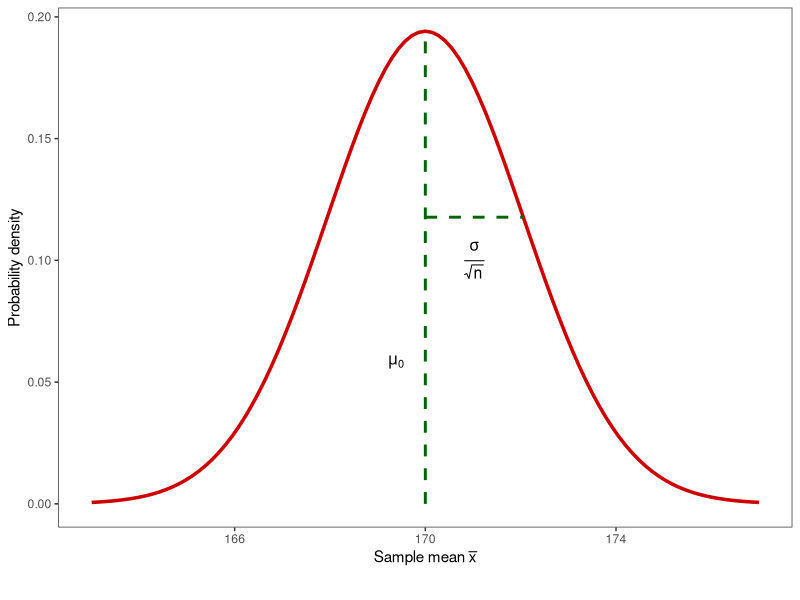
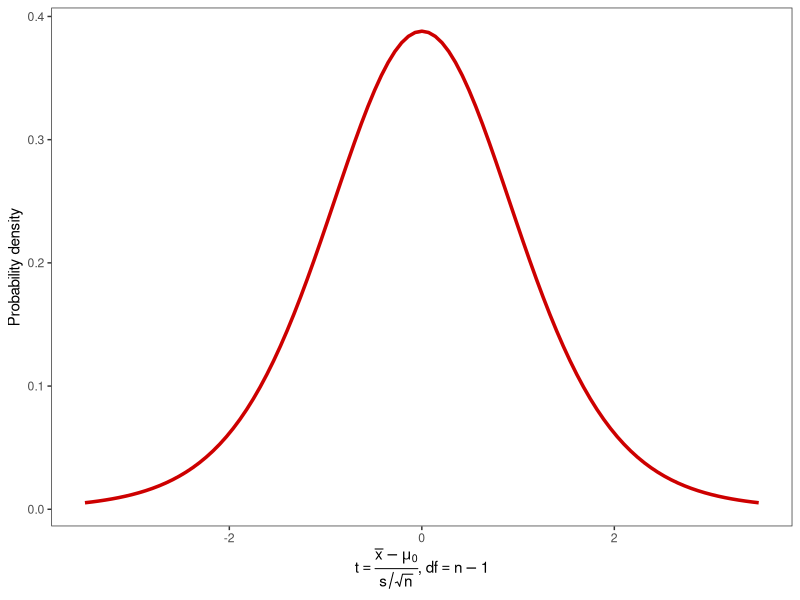
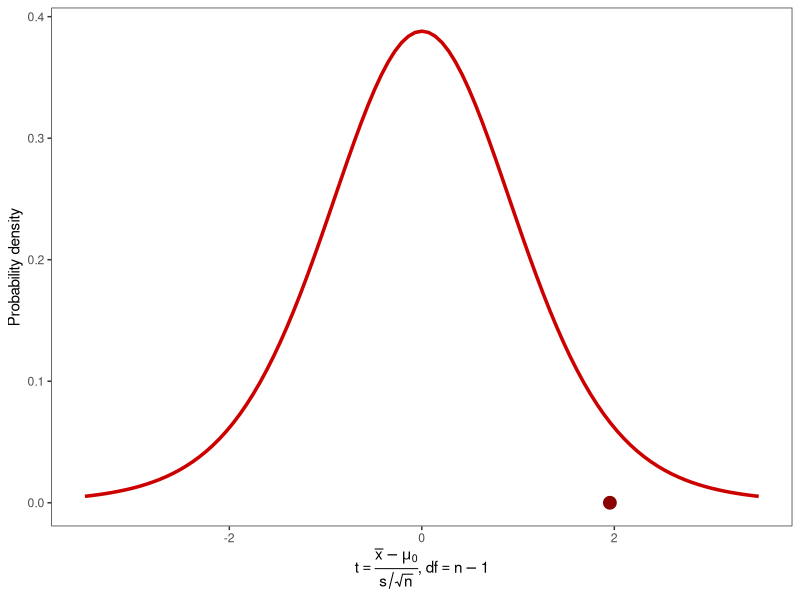
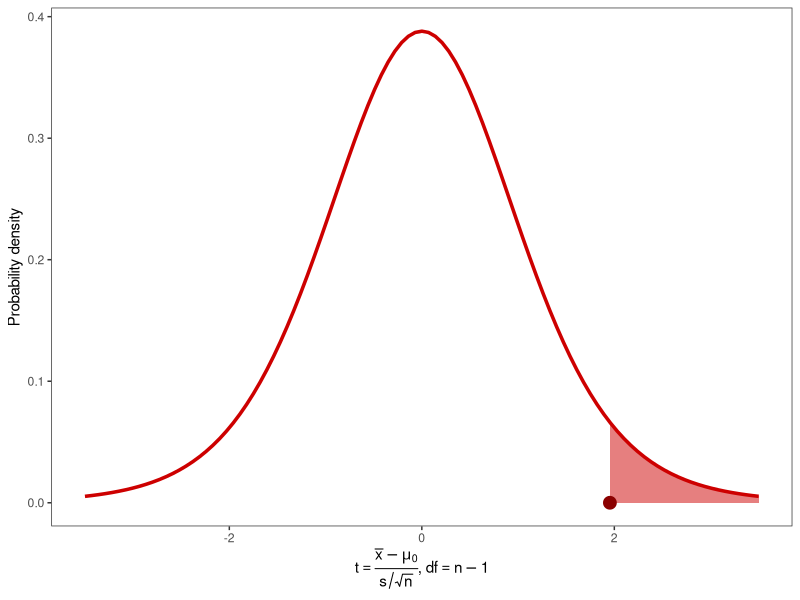
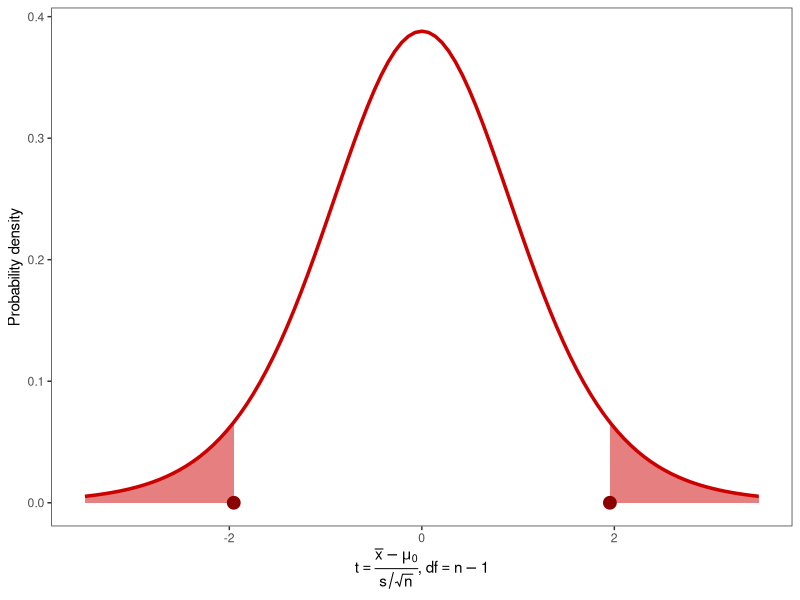
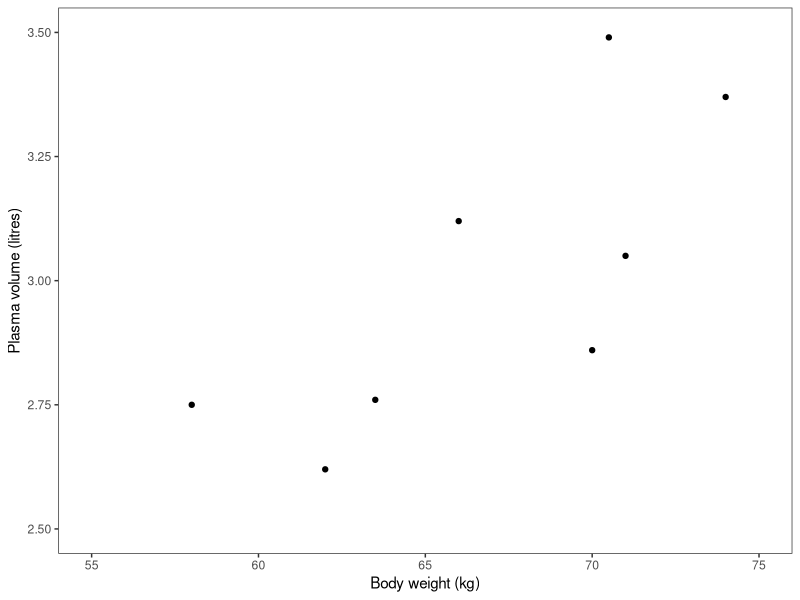
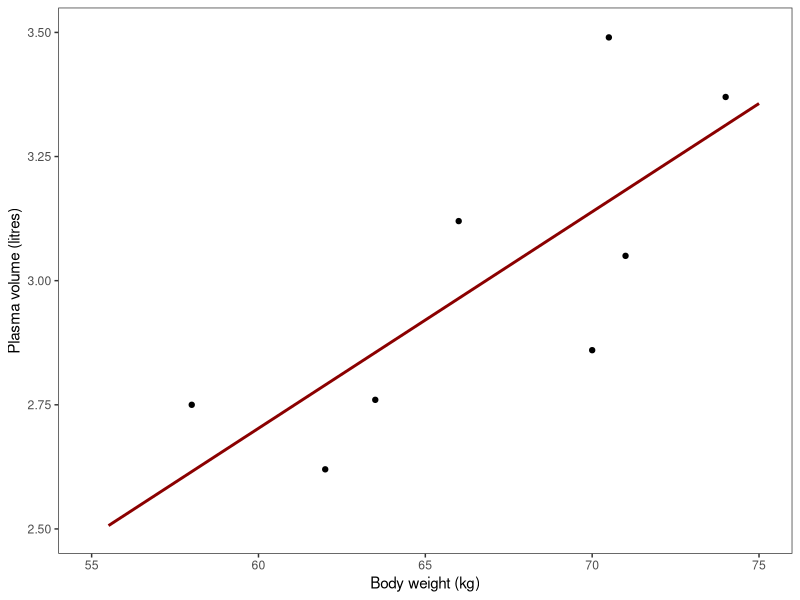
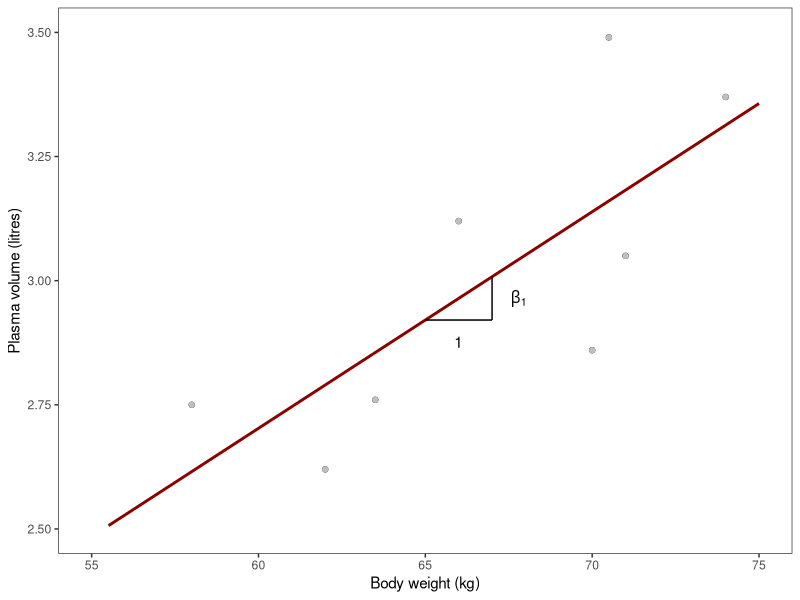

Write the R code that produced these figures, in order.
## ---- chunk 1
knitr::opts_chunk$set(echo = FALSE, warning = FALSE, message = FALSE, cache = TRUE)
## knitr::opts_knit$set(global.device = TRUE)
library(viridis)
library(tidyverse)
library(kableExtra)
options("kableExtra.html.bsTable" = TRUE, knitr.kable.NA = "")

## ---- chunk 2
set.seed(6763147)
mheight <- rnorm(10, 171.5, 6.5)
## ---- chunk 3
mu0 <- 170
sigma <- 6.5
n <- 10
se <- sigma / sqrt(n)

xlim <- c(163, 177)

mu0dens <- ggplot(data.frame(height = xlim), aes(height)) +
  theme_bw() +
  theme(panel.grid = element_blank()) +
  scale_x_continuous(expression(atop(paste("Sample mean ", bar(x)), ))) +
  ylab("Probability density") +
  stat_function(fun = dnorm,
                args = list(mean = mu0, sd = se),
                color = "red3", size = 1.2) +
  annotate("segment", x = mu0, xend = mu0, y = 0, yend = 1.0 * dnorm(0, sd = se),
           size = 1.0, color = "darkgreen", linetype = "dashed") +
  annotate("text", label = "mu[0]", x = mu0 - 0.3*se, y = 0.3*dnorm(0, sd = se), parse = TRUE, size = 4) +
  annotate("segment", x = mu0, xend = mu0 + se, y = dnorm(1) / se, yend = dnorm(1) / se,
           size = 1.0, color = "darkgreen", linetype = "dashed") +
  annotate("text", label = "frac(sigma, sqrt(n))", x = mu0 + 0.5*se, y = 0.85 * dnorm(1) / se , parse = TRUE, size = 4)

mu0dens
## ---- chunk 4

xlim_t <- c(-3.5, 3.5)

t0dens <- ggplot(data.frame(t = xlim_t), aes(t)) +
  theme_bw() +
  theme(panel.grid = element_blank()) +
  xlab(expression(paste(t == frac(bar(x) - mu[0], s/sqrt(n)), ", ", df == n-1))) +
  ylab("Probability density") +
  stat_function(fun = dt,
                args = list(df = n - 1),
                color = "red3", size = 1.2)
t0dens
## ---- chunk 5
t0 <- (mean(mheight) - mu0)/(sd(mheight)/sqrt(n))

t0dens +
  annotate("point", x=t0, y=0, color = "darkred", size=4)
## ---- chunk 6
x <- mheight
t0 <- (mean(mheight) - mu0)/(sd(mheight)/sqrt(n))

t0dens +
   stat_function(fun = dt,
                xlim = c(t0, xlim_t[2]),
                args = list(df = n - 1),
                geom = "area",
                fill = "red3", alpha = 0.5) +
  annotate("point", x=t0, y=0, color = "darkred", size=4)
  
## ---- chunk 7
x <- c(170.0, 182.9, 182.3, 176.6, 172.4, 
       180.9, 168.9, 177.8, 159.6, 173.1)
xbar <- mean(x); 
s <- sd(x); 
n <- length(x)

t_stat <- (xbar - 170) / (s / sqrt(n))
## ---- chunk 8
t0dens +
   stat_function(fun = dt,
                xlim = c(t0, xlim_t[2]),
                args = list(df = n - 1),
                geom = "area",
                fill = "red3", alpha = 0.5) +
     stat_function(fun = dt,
                xlim = c(xlim_t[1], -t0),
                args = list(df = n - 1),
                geom = "area",
                fill = "red3", alpha = 0.5) +
  annotate("point", x=t0, y=0, color = "darkred", size=4) +
  annotate("point", x=-t0, y=0, color = "darkred", size=4)
## ---- chunk 9
x <- c(170.0, 182.9, 182.3, 176.6, 172.4, 
       180.9, 168.9, 177.8, 159.6, 173.1)
xbar <- mean(x); 
s <- sd(x); 
n <- length(x)

t_stat <- (xbar - 170) / (s / sqrt(n))
## ---- chunk 10
## Kirkwood and Sterne, Example 7.2
smokers <- c(3.18, 2.74, 2.90, 3.27, 3.65, 3.42, 3.23, 2.86, 3.60, 3.65, 3.69, 3.53, 2.38, 2.34)
nonsmokers <- c(3.99, 3.89, 3.60, 3.73, 3.31, 3.70, 4.08, 3.61, 3.83, 3.41, 4.13, 3.36, 3.54, 3.51, 2.71)
## ---- chunk 11
xbar1 <- mean(smokers); xbar0 <- mean(nonsmokers)
s1 <- sd(smokers); s0 <- sd(nonsmokers)
n1 <- length(smokers); n0 <- length(nonsmokers)

xbar_diff <- xbar1 - xbar0
s_pooled <- sqrt(((n1-1)*s1^2 + (n0-1)*s0^2) /
                   (n1+n0-2))
se_diff <- s_pooled * sqrt(1/n1 + 1/n0)

t_stat <- (xbar1 - xbar0) / (se_diff)
## ---- chunk 12
t.test(smokers, nonsmokers, var.equal = TRUE)
## ---- chunk 13
## Kirkwood and Sterne, Example 7.3
sleep <- data.frame(patient = 1:10,
                    drug = c(6.1, 6.0, 8.2, 7.6, 6.5, 5.4, 6.9, 6.7, 7.4, 5.8),
                    placebo = c(5.2, 7.9, 3.9, 4.7, 5.3, 7.4, 4.2, 6.1, 3.8, 7.3))
## ---- chunk 14
diff <- sleep$drug - sleep$placebo
xbar1 <- mean(sleep$drug); xbar0 <- mean(sleep$placebo)

xbar_diff <- mean(diff)  # equivalent: xbar1 - xbar0
s <- sd(diff)
se_diff <- s / sqrt(nrow(sleep))

t_stat <- mean(diff) / (se_diff)
## ---- chunk 15
ems_ex10_1 <- data.frame(subject = 1:8,
                         weight = c(58, 70, 74, 63.5, 62, 70.5, 71, 66),
                         plasma = c(2.75, 2.86, 3.37, 2.76, 2.62, 3.49, 3.05, 3.12)) 

lm_ex10_1 <- lm(plasma ~ weight, ems_ex10_1)

ems_ex10_1$fitted <- lm_ex10_1$fitted.values

gg_ex10_1 <- ggplot(ems_ex10_1, aes(weight, plasma)) +
  geom_point() +
  theme_bw() +
  scale_x_continuous("Body weight (kg)", limits = c(55, 75)) +
  scale_y_continuous("Plasma volume (litres)", limits = c(2.5, 3.5)) +
  theme(panel.grid = element_blank())

ems_ex10_1 %>%
  select(-fitted) %>%
  knitr::kable(align="c", col.names = c("Subject", "Body weight (kg)", "Plasma\nvolume (litres)")) %>%
  kable_styling(bootstrap_options = "striped", full_width = FALSE)

## ---- chunk 16
gg_ex10_1
## ---- chunk 17

## ---- chunk 18
gg_ex10_1 +
  geom_smooth(method = "lm", se = FALSE, color = "darkred", fullrange = TRUE)
## ---- chunk 19
gg_ex10_1 +
  geom_smooth(method = "lm", se = FALSE, color = "darkred", fullrange = TRUE) +
  geom_point(color = "grey") +
  annotate("segment", x = 65, xend = 67, 
           y = coef(lm_ex10_1) %*% c(1, 65), 
           yend = coef(lm_ex10_1) %*% c(1, 65)) +
  annotate("segment", x = 67, xend = 67, 
           y = coef(lm_ex10_1) %*% c(1, 65), 
           yend = coef(lm_ex10_1) %*% c(1, 67)) +
  annotate("text", label = 1,
           x = 66, y = coef(lm_ex10_1) %*% c(1, 65) * 0.985) +
    annotate("text", label = "beta[1]",  parse = TRUE,
           x = 67.8, y = coef(lm_ex10_1) %*% c(1, 66))
             

## ---- chunk 20
gg_ex10_1 +
  geom_smooth(method = "lm", se = FALSE, color = "darkred", fullrange = TRUE) +
  geom_segment(aes(xend = weight, yend = fitted), linetype = "dashed") 
## ---- chunk 21

## ---- chunk 22

## ---- chunk 23
pv <- data.frame(subject = 1:8,
                 weight = c(58, 70, 74, 63.5, 62, 70.5, 71, 66),
                 plasma = c(2.75, 2.86, 3.37, 2.76, 2.62, 3.49, 3.05, 3.12)) 
xbar <- mean(pv$weight)
ybar <- mean(pv$plasma)

beta1_hat <- sum((pv$weight - xbar) * (pv$plasma - ybar)) / sum((pv$weight - xbar)^2)
beta0_hat <- ybar - beta1_hat * xbar
## ---- chunk 24
beta0_hat
beta1_hat
## ---- chunk 25
ggplot(pv, aes(x = weight, y = plasma)) + geom_point() +
  geom_abline(slope = beta1_hat, intercept = beta0_hat)
## ---- chunk 26
pv <- data.frame(subject = 1:8,
                 weight = c(58, 70, 74, 63.5, 62, 70.5, 71, 66),
                 plasma = c(2.75, 2.86, 3.37, 2.76, 2.62, 3.49, 3.05, 3.12)) 
xbar <- mean(pv$weight)
ybar <- mean(pv$plasma)

beta1_hat <- sum((pv$weight - xbar) * (pv$plasma - ybar)) / sum((pv$weight - xbar)^2)
beta0_hat <- ybar - beta1_hat * xbar
## ---- chunk 27

## ---- chunk 28

## ---- chunk 29
pv <- data.frame(subject = 1:8,
                 weight = c(58, 70, 74, 63.5, 62, 70.5, 71, 66),
                 plasma = c(2.75, 2.86, 3.37, 2.76, 2.62, 3.49, 3.05, 3.12)) 
xbar <- mean(pv$weight)
ybar <- mean(pv$plasma)

beta1_hat <- sum((pv$weight - xbar) * (pv$plasma - ybar)) / sum((pv$weight - xbar)^2)
beta0_hat <- ybar - beta1_hat * xbar

y_pred <- beta0_hat + beta1_hat * pv$weight
sigma_hat <- sqrt( sum((pv$plasma - y_pred)^2) / (nrow(pv) - 2))

se_beta1 <- sigma_hat / sqrt(sum((pv$weight - xbar)^2))
se_beta0 <- sigma_hat * sqrt(1/nrow(pv) + xbar^2 / sum((pv$weight - xbar)^2))
## ---- chunk 30
rbind(beta0 = c(beta0_hat, se_beta0),
      beta1 = c(beta1_hat, se_beta1),
      sigma = c(sigma_hat, NA)) %>%
knitr::kable(align="c", col.names = c("Estimate", "S.E"), digits = 4) %>%
  kable_styling(bootstrap_options = "striped", full_width = FALSE)
## ---- chunk 31
rbind(beta0 = c(beta0_hat, se_beta0),
      beta1 = c(beta1_hat, se_beta1),
      sigma = c(sigma_hat, NA)) %>%
knitr::kable(align="c", col.names = c("Estimate", "S.E"), digits = 4) %>%
  kable_styling(bootstrap_options = "striped", full_width = FALSE) %>%
  add_footnote(paste0("df = ", nrow(pv) - 2), "none")
               
## ---- chunk 32
fit <- lm(plasma ~ weight, data = pv)
summary(fit)
## ---- chunk 33
set.seed(47217619)
df <- data.frame(x = rnorm(500, 3, 1.5)) %>%
  mutate(y = rnorm(500, -0.5 + 0.5*x, 1.0),
         fitted = lm(y~x)$fitted.values,
         resid = y - fitted,
         zresid = resid / sd(resid)) %>%
  arrange(resid) %>%
  mutate(quantile = row_number()/n(),
         qnorm = pnorm(zresid))

df %>% 
  ggplot(aes(x,y)) +
  theme_bw() +
  theme(panel.grid = element_blank()) +
  geom_point(color = "grey30") +
  geom_smooth(method = "lm", color = "darkred", se = FALSE) +
  geom_segment(aes(xend = x, yend = fitted), linetype = "dashed", color = "darkred", alpha = 0.7)
## ---- chunk 34
df %>% 
  ggplot(aes(sample = resid)) +
  theme_bw() +
  theme(panel.grid = element_blank()) +
  geom_qq(color = "navy") +
  geom_qq_line(linetype ="dashed") +
  ggtitle("Normal Quantile-Quantile Plot")

df %>%
  ggplot(aes(fitted, resid)) +
  theme_bw() +
  theme(panel.grid = element_blank()) +
  geom_hline(yintercept = 0, linetype = "dashed") +
  geom_point(color = "navy") +
  ggtitle("Residuals vs. fitted values")

## ---- chunk 35
set.seed(63461094)
dfqq <- data.frame(
samp1 = rnorm(500),
samp2 = rt(500, 3),
samp3 = exp(0.3 * rnorm(500))
) %>% 
  mutate(samp3 = (samp3 - mean(samp3)) / sd(samp3))

th <- list(theme_bw(),
           theme(panel.grid = element_blank()))
  
p1 <- dfqq %>% ggplot(aes(samp1)) + th + 
  xlim(-3, 3) +
  geom_histogram(aes(y = ..density..), fill = "navy") +
  stat_function(fun = dnorm,
                color = "red3", size = 1.2) +
  labs(title = "Good", x = element_blank())

p2 <- dfqq %>%
  ggplot(aes(sample = samp1)) + th +
  geom_qq() +
  geom_qq_line(color = "red3", linetype = "dashed")
  

p3 <- dfqq %>% ggplot(aes(samp2)) + th +
  xlim(-3, 3) +
  geom_histogram(aes(y = ..density..), fill = "navy") +
  stat_function(fun = dnorm,
                color = "red3", size = 1.2) +
  labs(title = "Heavy-tailed", x = element_blank())

p4 <- dfqq %>%
  ggplot(aes(sample = samp2)) + th +
  geom_qq() +
  geom_qq_line(color = "red3", linetype = "dashed")
  

p5 <- dfqq %>% ggplot(aes(samp3)) + th +
  xlim(-3, 3) +
  geom_histogram(aes(y = ..density..), fill = "navy") +
  stat_function(fun = dnorm,
                color = "red3", size = 1.2) +
  labs(title = "Positively skewed", x = element_blank())

p6 <- dfqq %>%
  ggplot(aes(sample = samp3)) + th + 
  geom_qq() +
  geom_qq_line(color = "red3", linetype = "dashed")
  

gridExtra::grid.arrange(p1, p3, p5, p2, p4, p6, nrow = 2)
## ---- chunk 36

set.seed(47217619)
df <- data.frame(x = rnorm(500, 0, 1.5)) %>%
  mutate(y1 = rnorm(500, -0.5 + 0.5*x, 1.0),
         y2 = rnorm(500, -0.5 + 0.5*x - 0.2*x^2, 1.0),
         y3 = rnorm(500, -0.5 + 0.5*x, 1.0 + 0.2 * (pmax(x, -3) + 4)),
         f1 = lm(y1 ~ x)$fitted.values,
         f2 = lm(y1 ~ x)$fitted.values,
         f3 = lm(y1 ~ x)$fitted.values, 
         r1 = y1 - f1,
         r2 = y2 - f2,
         r3 = y3 - f3)

p1 <- ggplot(df, aes(x, y1)) + th +
  geom_point(color = "navy") +
  geom_smooth(method = "lm", se = FALSE, color = "red3") +
  labs(title = "Good", x = "x", y = "y")

p2 <- ggplot(df, aes(x, y2)) + th +
  geom_point(color = "navy") +
  geom_smooth(method = "lm", se = FALSE, color = "red3") +
  labs(title = "Non-linear relationship", x = "x", y = "y")

p3 <- ggplot(df, aes(x, y3)) + th +
  geom_point(color = "navy") +
  geom_smooth(method = "lm", se = FALSE, color = "red3") +
  labs(title = "Non-constant variance\n(heteroskedastic)", x = "x", y = "y")


p1r <- ggplot(df, aes(f1, r1)) + th +
  geom_hline(yintercept = 0, linetype = "dashed") +
  geom_point(color = "navy") +
  labs(x = "Fitted values", y = "Residuals")

p2r <- ggplot(df, aes(f2, r2)) + th +
  geom_hline(yintercept = 0, linetype = "dashed") +
  geom_point(color = "navy") +
  labs(x = "Fitted values", y = "Residuals")

p3r <- ggplot(df, aes(f3, r3)) + th +
  geom_hline(yintercept = 0, linetype = "dashed") +
  geom_point(color = "navy") +
  labs(x = "Fitted values", y = "Residuals")

gridExtra::grid.arrange(p1, p2, p3, p1r, p2r, p3r, nrow = 2)
## ---- chunk 37
perulung <- read.csv("perulung_ems.csv")
fit <- lm(fev1 ~ height + age + sex, data = perulung)
par(mfrow = c(1, 2))
plot(fit, 1:2)
